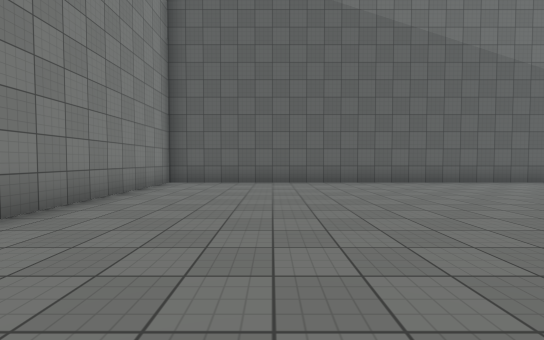
[1] (above)

24 first-person views from a walk through a 3-D level made in the Unity game engine. The camera is 1.3 m above the floor, tilts 2° down and sees 90° across. The floor is counted in squares, 2 m on a side. Each view is taken from the middle of a square. On the plan, view 1 faces up. The plan holds only what a view shows up to about 9 squares ahead; the rest is blank. The place goes on beyond the plan. The player character is not drawn. Surface patterns are stand-ins for the level's own textures.

[2]
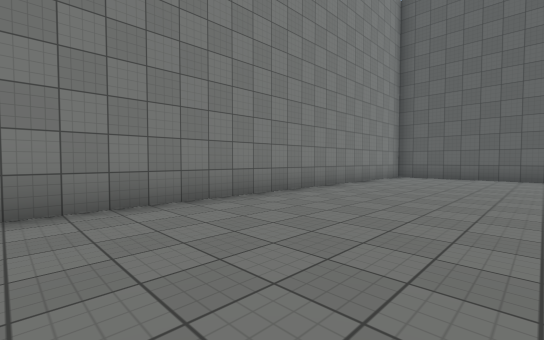

[3]
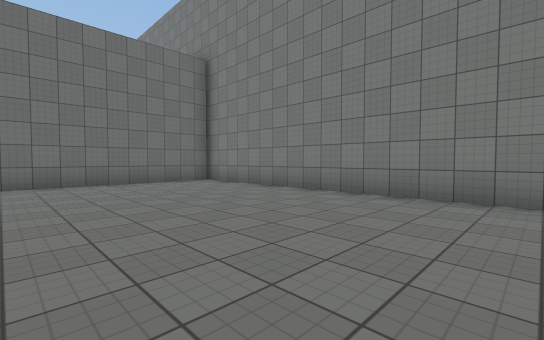

[4]
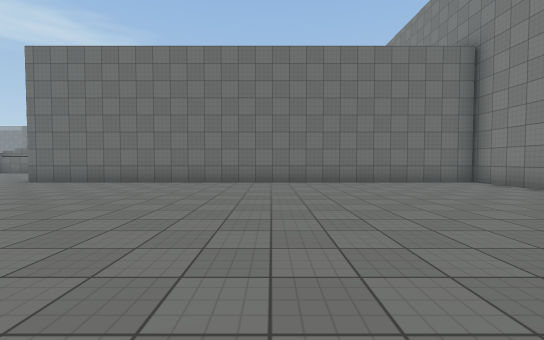

[5]
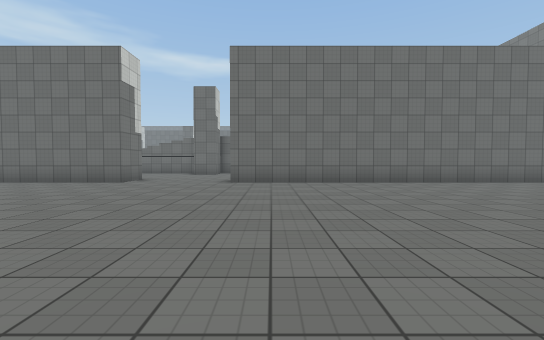

[6]
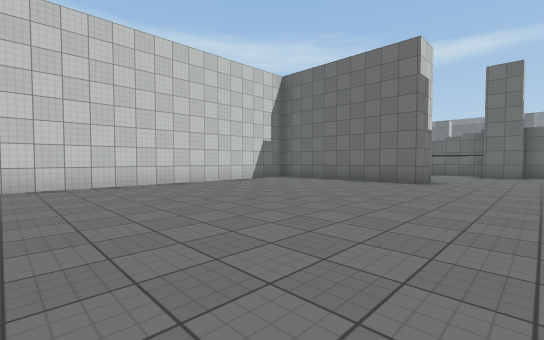

[7]
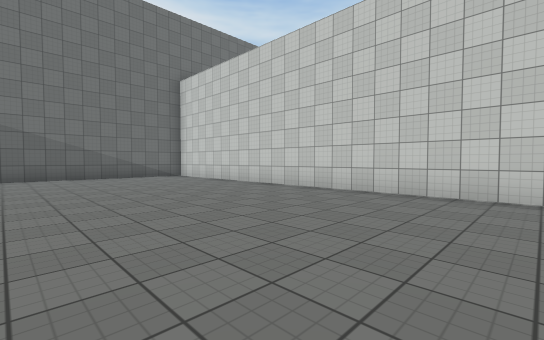

[8]
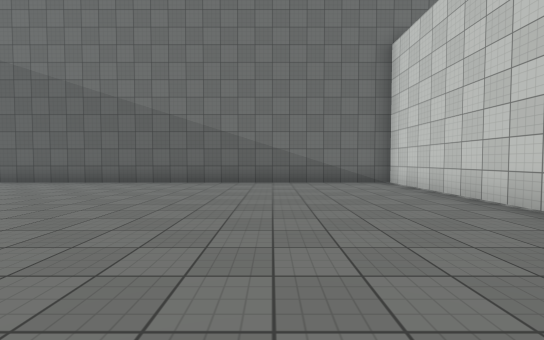

[9]
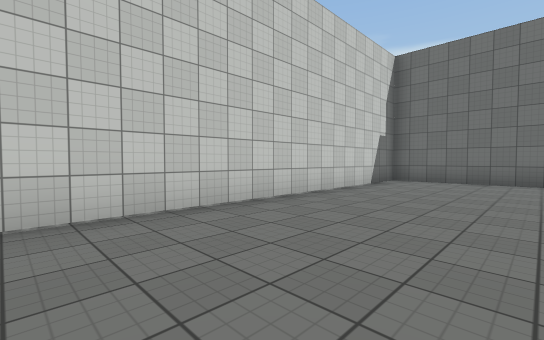

[10]
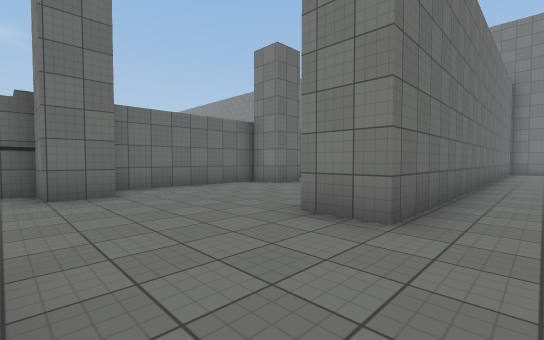

[11]
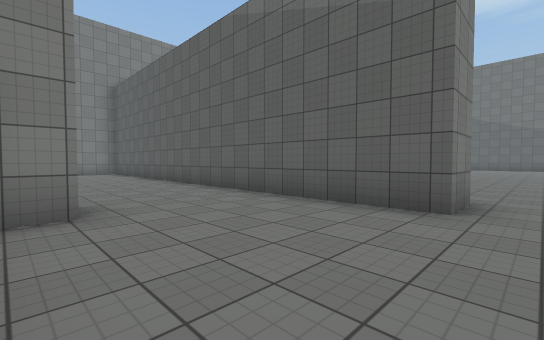

[12]
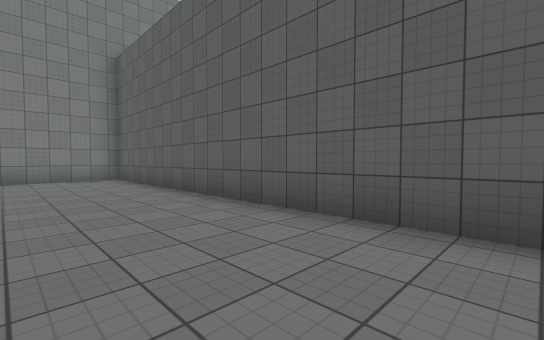

[13]
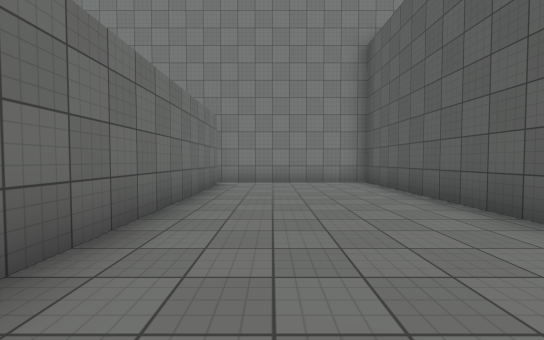

[14]
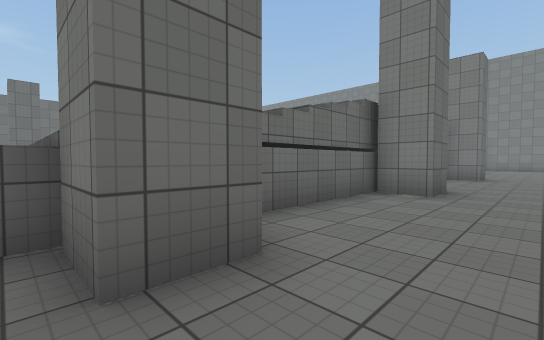

[15]
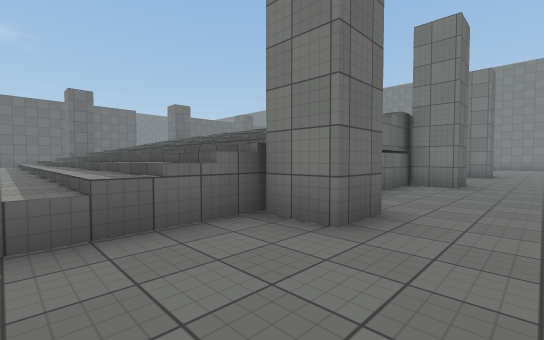

[16]
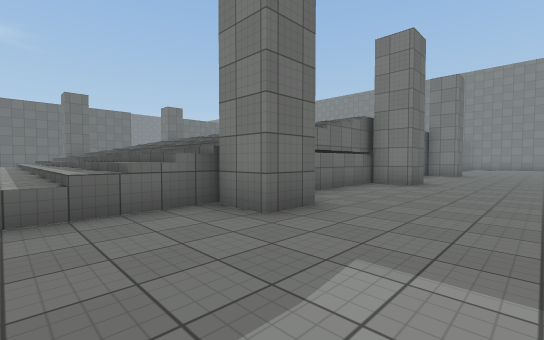

[17]
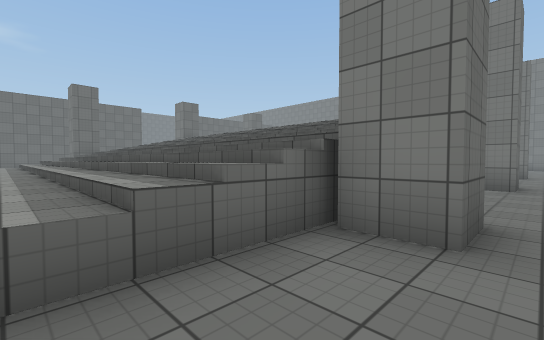

[18]
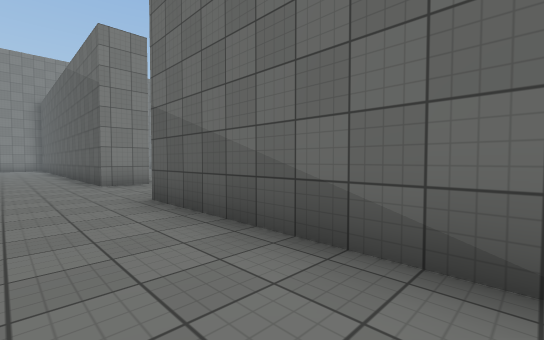

[19]
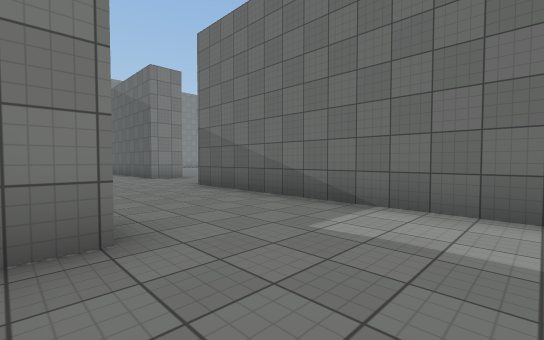

[20]
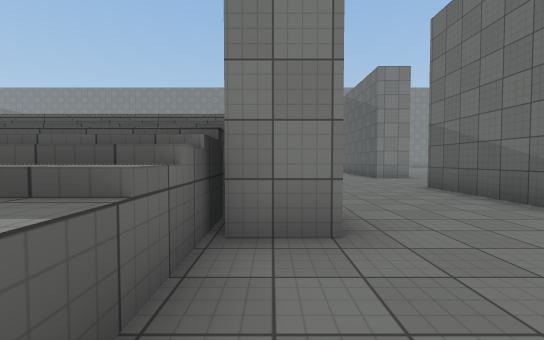

[21]
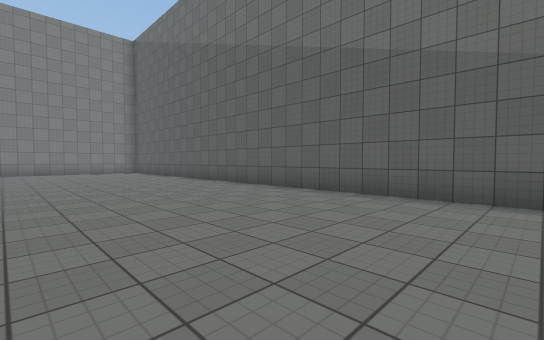

[22]
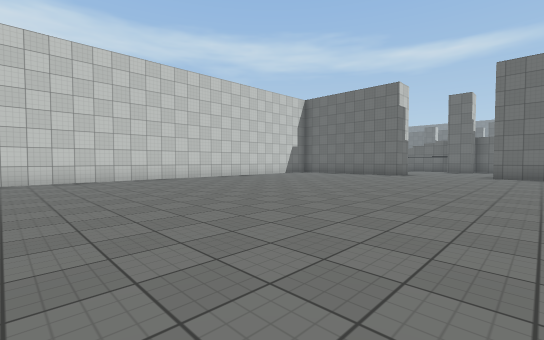

[23]
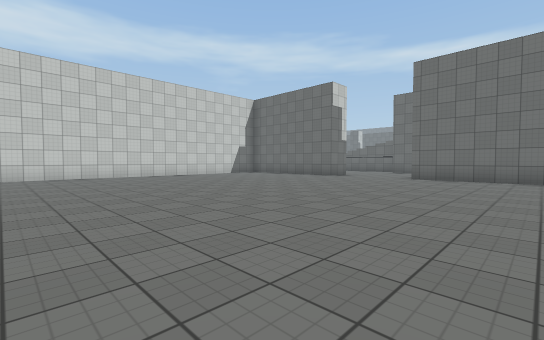

[24]
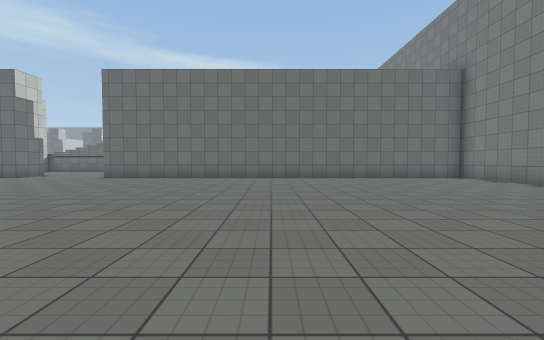

### Floor plan
Key: @ floor where view 1 was taken; # wall or solid block; . floor; / step, stairs or slope.
Columns run from 3 left of view 1 to 20 right of it. Each row starts with its distance up from view 1.
  8 #######################
  7 #.....................#
  6 #.....................#
  5 #.....................#
  4 #.....................#
  3 #.....................#
  2 #.....      ..........#
  1 #....  .  ............#
  0 #..@. ... ............#
 -1 #.....................#
 -2 #.....................#
 -3 #.....................#
 -4 #.....................#
 -5 #.....................#
 -6 #.....................#
 -7 #.....................#
 -8 #.....................#
 -9 ##############...######
-10 ##############...#######
-11 #.......................
-12 #.......................
-13 #.......................
-14 #.......  #....#....#...
-15 #               ////////
-16                 ////////
-17                 ////////
-18                 ////////
-19                 ////////
-20                 ////////
-21                    /////
-22                    /////
-23                      ///
-24                       //
-25                       //

Positions as (right, up) in squares from view 1, and headings:
1: (0, 0), facing up
2: (1, -3), facing up-left
3: (2, -1), facing down-left
4: (3, -1), facing down
5: (9, -1), facing down
6: (11, -1), facing down-right
7: (13, -3), facing up-right
8: (15, 0), facing up
9: (15, 0), facing down-right
10: (13, -8), facing down-left
11: (11, -14), facing up-left
12: (7, -13), facing up-left
13: (5, -13), facing left
14: (18, -12), facing down-left
15: (20, -12), facing down-left
16: (20, -11), facing down-left
17: (20, -13), facing down-left
18: (18, -12), facing up-left
19: (20, -14), facing up-left
20: (20, -14), facing left
21: (12, 3), facing up-left
22: (9, 3), facing down-right
23: (7, 1), facing down-right
24: (4, 1), facing down
